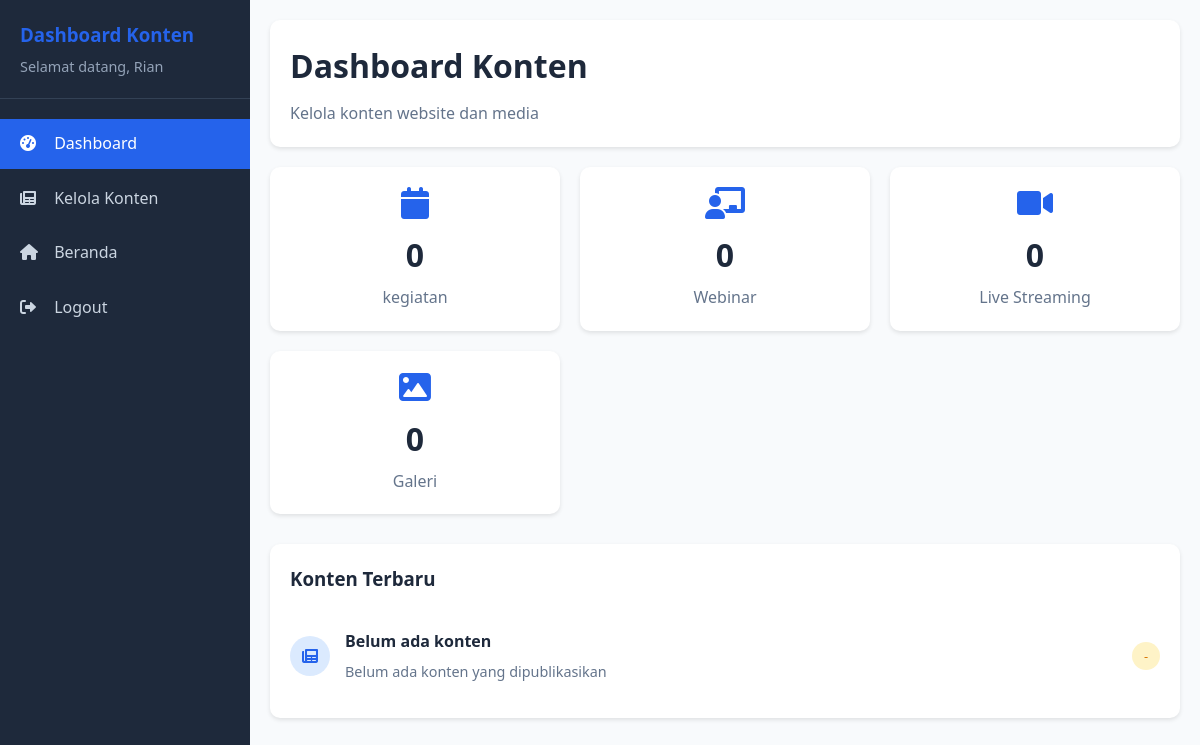
The app's page /konten/dashboard.php (signed in), older data.
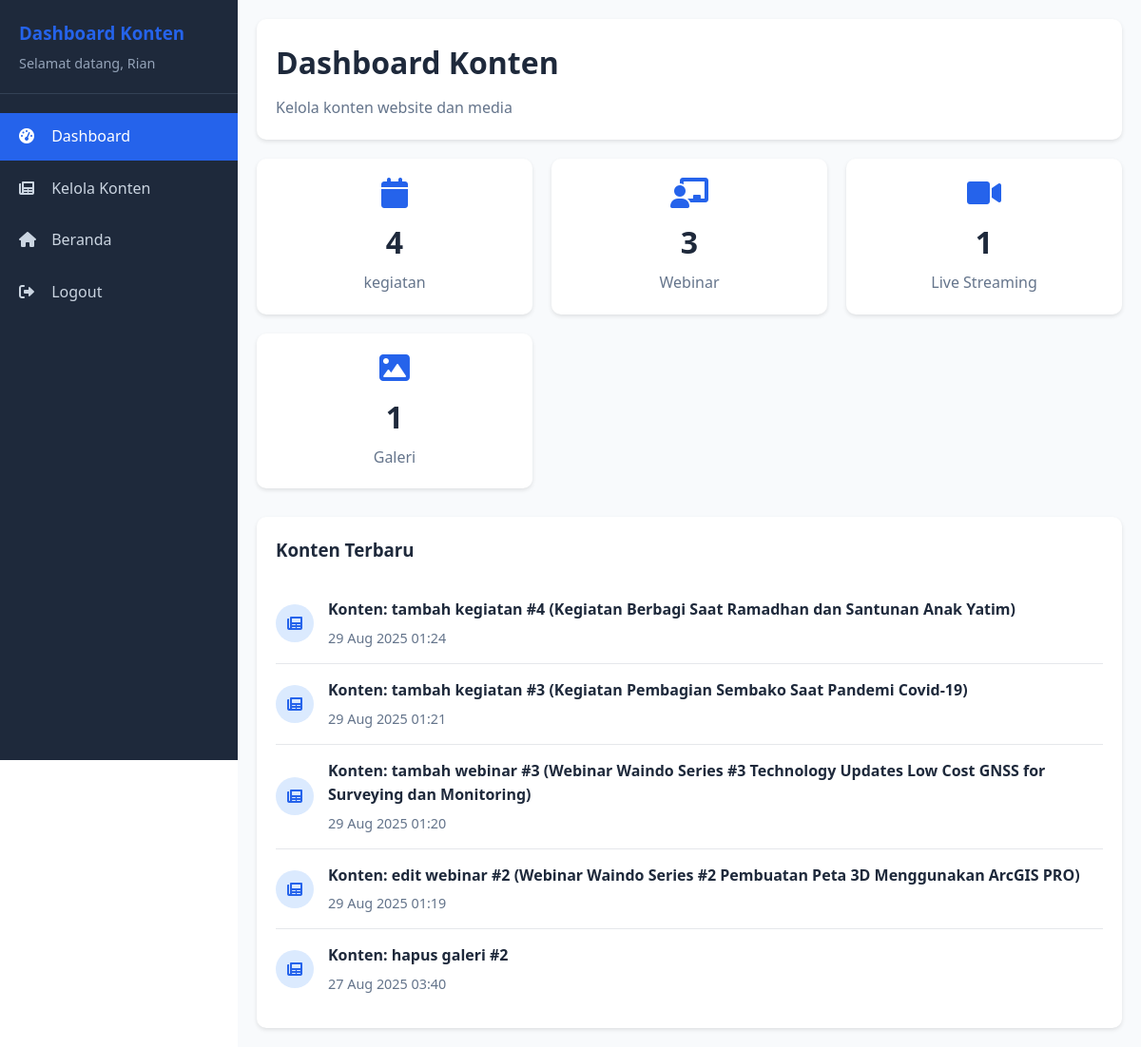
The same page, newer data.
### tables this page shows
CREATE TABLE `log_aktivitas` (
  `log_id` int NOT NULL,
  `user_id` int DEFAULT NULL,
  `action` varchar(255) NOT NULL,
  `log_time` timestamp NULL DEFAULT CURRENT_TIMESTAMP
);

### konten/dashboard.php (the view, shortened to what this page needs)
<?php
require_once '../connect/koneksi.php';
$full_name = $_SESSION['full_name'];
$kegiatan = 0;
$webinar = 0;
$livestreaming = 0;
$galeri = 0;
$r1 = mysqli_query($conn, "SELECT COUNT(*) c FROM kegiatan");
if ($r1) {
    $kegiatan = (int)mysqli_fetch_assoc($r1)['c'];
}
$r2 = mysqli_query($conn, "SELECT COUNT(*) c FROM webinar");
if ($r2) {
    $webinar = (int)mysqli_fetch_assoc($r2)['c'];
}
$r3 = mysqli_query($conn, "SELECT COUNT(*) c FROM live_streaming");
if ($r3) {
    $livestreaming = (int)mysqli_fetch_assoc($r3)['c'];
}
$r4 = mysqli_query($conn, "SELECT COUNT(*) c FROM galeri");
if ($r4) {
    $galeri = (int)mysqli_fetch_assoc($r4)['c'];
}
$konten_terbaru = mysqli_query($conn, "SELECT * FROM `log_aktivitas` WHERE action LIKE '%Konten%' ORDER BY `log_id` DESC LIMIT 5");
?>
<!DOCTYPE html>
<html lang="id">
<head>
    <link rel="stylesheet" href="../assets/css/common.css">
    <link rel="stylesheet" href="../assets/css/pages.css">
    <link rel="stylesheet" href="https://cdnjs.cloudflare.com/ajax/libs/font-awesome/6.0.0/css/all.min.css">
    <link rel="stylesheet" href="css/dashboard.css">
</head>
<body>
    <div class="dashboard-container">
        <div class="sidebar" id="sidebar">
            <div class="sidebar-header">
                <h3>Dashboard Konten</h3>
                <p>Selamat datang, <?php echo htmlspecialchars($full_name); ?></p>
            </div>
            <ul class="sidebar-menu">
                <li><a href="dashboard.php" class="active"><i class="fas fa-tachometer-alt"></i> Dashboard</a></li>
                <li><a href="berita.php"><i class="fas fa-newspaper"></i> Kelola Konten</a></li>
                <li><a href="../index.php"><i class="fas fa-home"></i> Beranda</a></li>
                <li><a href="../logout.php"><i class="fas fa-sign-out-alt"></i> Logout</a></li>
            </ul>
        </div>
        <div class="main-content">
            <div class="dashboard-header">
                <h1>Dashboard Konten</h1>
                <p>Kelola konten website dan media</p>
            </div>
            <div class="stats-grid">
                <div class="stat-card">
                    <i class="fas fa-calendar"></i>
                    <h3><?php echo $kegiatan; ?></h3>
                    <p>kegiatan</p>
                </div>
                <div class="stat-card">
                    <i class="fas fa-chalkboard-teacher"></i>
                    <h3><?php echo $webinar; ?></h3>
                    <p>Webinar</p>
                </div>
                <div class="stat-card">
                    <i class="fas fa-video"></i>
                    <h3><?php echo $livestreaming; ?></h3>
                    <p>Live Streaming</p>
                </div>
                <div class="stat-card">
                    <i class="fas fa-image"></i>
                    <h3><?php echo $galeri; ?></h3>
                    <p>Galeri</p>
                </div>
            </div>
            <div class="recent-content">
                <h3>Konten Terbaru</h3>
                <?php if ($konten_terbaru && mysqli_num_rows($konten_terbaru) > 0): ?>
                    <?php while ($row = mysqli_fetch_assoc($konten_terbaru)): ?>
                        <div class="content-item">
                            <div class="content-icon">
                                <i class="fas fa-newspaper"></i>
                            </div>
                            <div class="content-info">
                                <h4><?php echo htmlspecialchars($row['action']); ?></h4>
                                <p><?php echo date('d M Y H:i', strtotime($row['log_time'])); ?></p>
                            </div>
                        </div>
                    <?php endwhile; ?>
                <?php else: ?>
                    <div class="content-item">
                        <div class="content-icon">
                            <i class="fas fa-newspaper"></i>
                        </div>
                        <div class="content-info">
                            <h4>Belum ada konten</h4>
                            <p>Belum ada konten yang dipublikasikan</p>
                        </div>
                        <span class="status-badge status-draft">-</span>
                    </div>
                <?php endif; ?>
            </div>
        </div>
    </div>
</body>
</html>

Row changes from the older to the newer data that the page shows:
added log_aktivitas: action "Konten: tambah kegiatan #4 (Kegiatan Berbagi Saat Ramadhan dan Santunan Anak Yatim)", log_time "29 Aug 2025 01:24"
added log_aktivitas: action "Konten: tambah kegiatan #3 (Kegiatan Pembagian Sembako Saat Pandemi Covid-19)", log_time "29 Aug 2025 01:21"
added log_aktivitas: action "Konten: tambah webinar #3 (Webinar Waindo Series #3 Technology Updates Low Cost GNSS for Surveying dan Monitoring)", log_time "29 Aug 2025 01:20"
added log_aktivitas: action "Konten: edit webinar #2 (Webinar Waindo Series #2 Pembuatan Peta 3D Menggunakan ArcGIS PRO)", log_time "29 Aug 2025 01:19"
added log_aktivitas: action "Konten: hapus galeri #2", log_time "27 Aug 2025 03:40"
Text that changed along with them:
$kegiatan: "0" → "4"
$webinar: "0" → "3"
$livestreaming: "0" → "1"
$galeri: "0" → "1"
text no longer shown: "Belum ada konten Belum ada konten yang dipublikasikan -"
